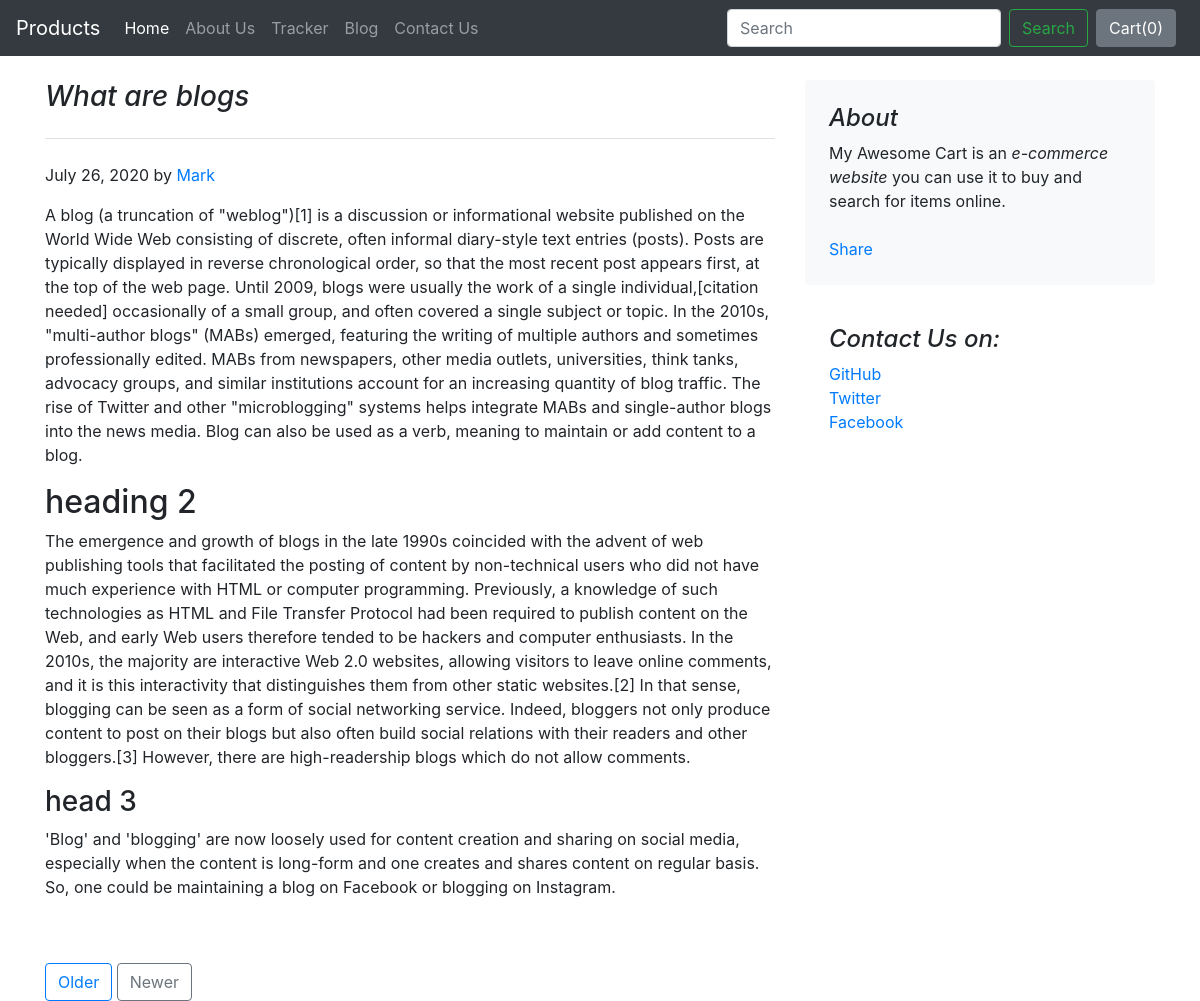
The app's page /blog/blogpost/2 with its own data.
### blog/models.py (models this page shows, shortened)
class Blogpost(models.Model):
    post_id = models.AutoField(primary_key = True)
    title = models.CharField(max_length=500, default="")
    head0 = models.CharField(max_length=500, default='')
    chead0 = models.CharField(max_length=5000, default='')
    head1 = models.CharField(max_length=500, default="")
    chead1 = models.CharField(max_length=5000, default='')
    head2 = models.CharField(max_length=500, default='')
    chead2 = models.CharField(max_length=5000, default='')
    pub_date = models.DateField()
    thumbnail = models.ImageField(upload_to="shop/images", default='shop/images/default.png')

### blog/views.py (the view)
# urls.py: path('blogpost/<int:id>', views.blogpost, name='blogPome'),
def blogpost(request, id):
    post  = Blogpost.objects.filter(post_id = id)[0]
    return render(request, 'blog/blogpost.html', {'post': post})

### blog/templates/blog/blogpost.html (shortened to what this page needs)
{% extends 'blog/basic.html' %}
{% block body %}
<div class="container">
    <div class="row mt-4">
        <div class="col-md-8 blog-main">
            <h3 class="pb-4 mb-4 font-italic border-bottom">
                {{post.title}}
            </h3>
            <div class="blog-post">
                <p class="blog-post-meta">{{post.pub_date}} by <a href="#">Mark</a></p>
                <p>{{post.chead0}}</p>
                <h2>{{post.head1}}</h2>
                <p>{{post.chead1}}</p>
                <h3>{{post.head2}}</h3>
                <p>{{post.chead2}}</p>
            </div>
            <br><br>
            <nav class="blog-pagination">
                <a class="btn btn-outline-primary" href="{{post.post_id}}">Older</a>
                <a class="btn btn-outline-secondary" href="{{post.post_id}}" tabindex="-1"
                    aria-disabled="true">Newer</a>
            </nav>
        </div>
        <aside class="col-md-4 blog-sidebar">
            <div class="p-4 mb-3 bg-light rounded">
                <h4 class="font-italic">About</h4>
                <p class="mb-0">My Awesome Cart is an <em>e-commerce website</em> you can use it to buy and search for
                    items online.</p>
                    <br>
                <div class="fb-share-button" data-href="http://127.0.0.1:8000/blog/blogpost/{{post.post_id}}"
                    data-layout="button_count" data-size="large"><a target="_blank"
                        href="https://www.facebook.com/sharer/sharer.php?u=http%3A%2F%2F127.0.0.1%3A8000%2Fblog%2Fblogpost%2F2&amp;src=sdkpreparse"
                        class="fb-xfbml-parse-ignore">Share</a></div>
            </div>
            <div class="p-4">
                <h4 class="font-italic">Contact Us on:</h4>
                <ol class="list-unstyled">
                    <li><a href="#">GitHub</a></li>
                    <li><a href="#">Twitter</a></li>
                    <li><a href="#">Facebook</a></li>
                </ol>
            </div>
        </aside>
    </div>
</div>
{% endblock %}

### records on screen
Blogpost: title "What are blogs", pub_date "July 26, 2020", chead0 "A blog (a truncation of \"weblog\")[1] is a discussion or informational website published on the World Wide Web consisting of discrete, often informal diary-style text entries (posts). Posts are typically displayed in reverse chronological order, so that the most recent post appears first, at the top of the web page. Until 2009, blogs were usually the work of a single individual,[citation needed] occasionally of a small group, and often covered a single subject or topic. In the 2010s, \"multi-author blogs\" (MABs) emerged, featuring the writing of multiple authors and sometimes professionally edited. MABs from newspapers, other media outlets, universities, think tanks, advocacy groups, and…", head1 "heading 2", chead1 "The emergence and growth of blogs in the late 1990s coincided with the advent of web publishing tools that facilitated the posting of content by non-technical users who did not have much experience with HTML or computer programming. Previously, a knowledge of such technologies as HTML and File Transfer Protocol had been required to publish content on the Web, and early Web users therefore tended to be hackers and computer enthusiasts. In the 2010s, the majority are interactive Web 2.0 websites, allowing visitors to leave online comments, and it is this interactivity that distinguishes them from other static websites.[2] In that sense, blogging can be seen as a form of social networking…", head2 "head 3", chead2 "'Blog' and 'blogging' are now loosely used for content creation and sharing on social media, especially when the content is long-form and one creates and shares content on regular basis. So, one could be maintaining a blog on Facebook or blogging on Instagram."
